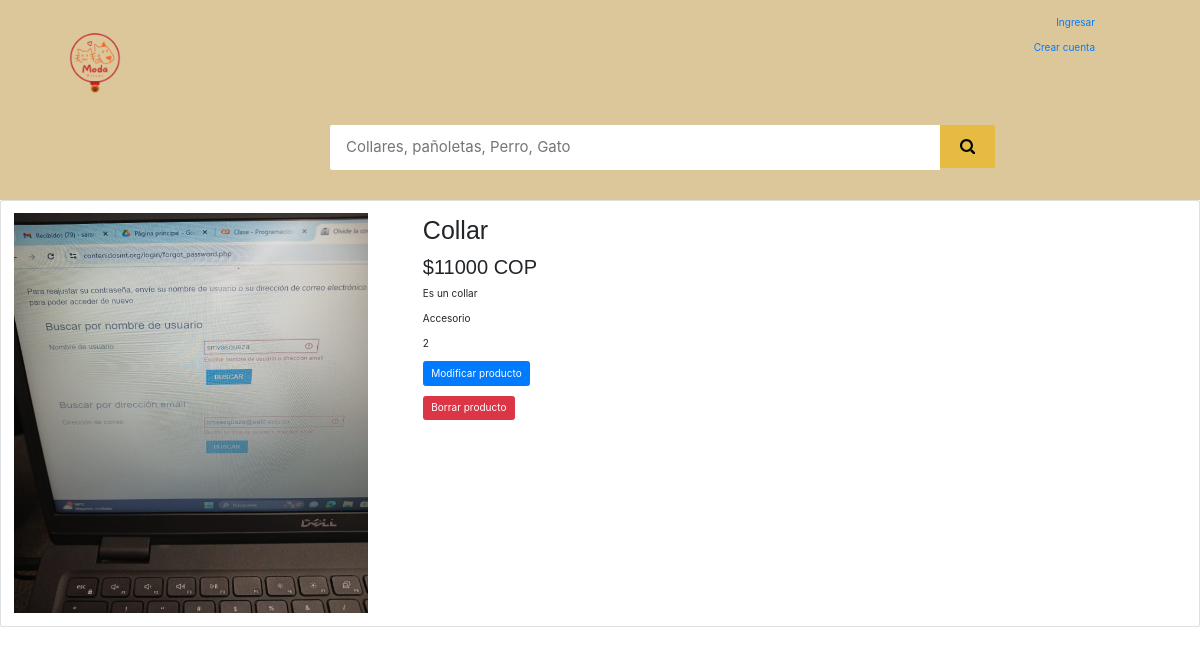
/detail/1, run on the app's committed database.
### products/models.py (models this page shows, shortened)
class Product(models.Model):
    name=models.CharField(max_length=40)
    description=models.CharField(max_length=40)
    product_image= models.ImageField(upload_to='product_image/',null=True,blank=True)
    price = models.PositiveIntegerField()
    category = models.CharField(max_length = 70)
    quantity = models.IntegerField()

### products/views.py (the view)
# urls.py: path('detail/<int:pk>', productViews.product_detail_view,name='detail'),
def product_detail_view(request, pk):
    try:
        product = models.Product.objects.get(id=pk)
    except models.Product.DoesNotExist:
        return HttpResponseNotFound("Producto no encontrado")
    return render(request, 'products/detail.html', {'product': product})

### templates/products/detail.html (shortened to what this page needs)
{% extends 'base.html' %}
{% load static %}
{% block content %}
<head>
  <link rel="stylesheet" href="https://stackpath.bootstrapcdn.com/bootstrap/4.3.1/css/bootstrap.min.css">
</head>
<div class="card mb-3">
  <div class="row g-0">
    <div class="col-md-4">
      <div class="card-body">
        <div class="card border-0">
          <img src="{% static product.product_image.url %}" alt="{{ product.name }}" class="img-fluid rounded-start" style="width: 400px; height: 400px;">
        </div>
      </div>
    </div>
    <div class="col-md-8">
      <div class="card-body">
        <h5 class="fw-bold">
          {{product.name}}
        </h5>
        <h2>${{product.price}} COP</h2>
        <p class="card-text">{{product.description}}</p>
        <p class="card-text">{{product.category}}</p>
        <p class="card-text">{{product.quantity}}</p>
        <form method="POST" action="{% url 'updateProduct' pk=product.id%}">
          <button type="submit" class="btn btn-primary">Modificar producto</button>
        </form>
        <form method="POST" action="{% url 'deleteProduct' pk=product.id%}">
          <button type="submit" class="btn btn-danger">Borrar producto</button>
        </form>
      </div>
    </div>
  </div>
</div>
{% endblock %}

### templates/base.html (style rules this page uses)
body { background-color: #f7f7f7; }

### templates/products/detail.html (style rules this page uses)
h5,h2 { font-size: 2.5rem; font-family: Montserrat, sans-serif; font-weight: 400; font-style: normal; line-height: 1.4; text-transform: none; }
h2 { font-size: 2.0rem; font-family: Montserrat, sans-serif; font-weight: 400; font-style: normal; line-height: 1.4; text-transform: none; }

### data on the page
Product: product_image (picture), name "Collar", price "11000", description "Es un collar", category "Accesorio", quantity "2"
